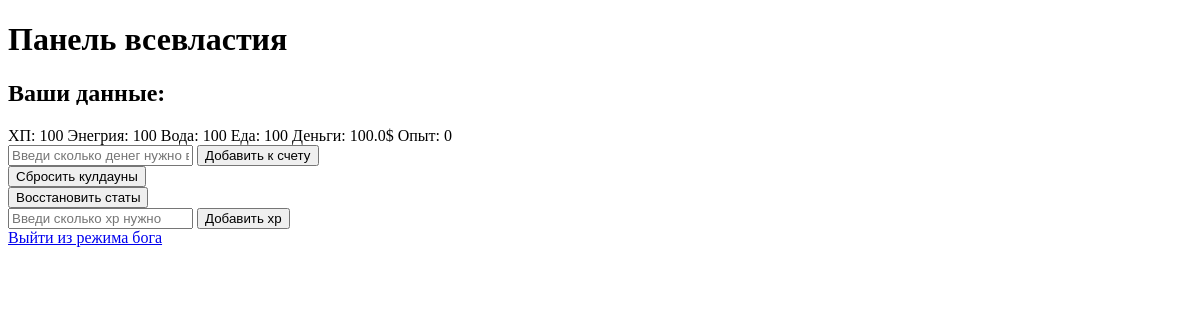
The page /admin (signed in) on the database as committed earlier.
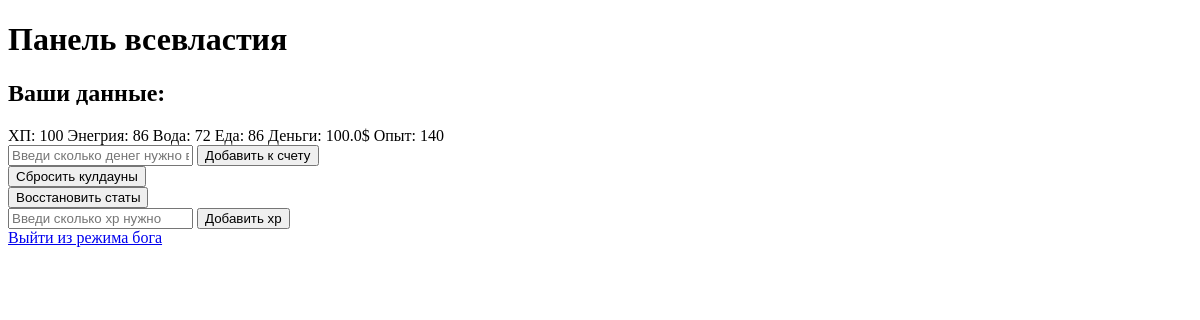
The same page on the database as committed later.
### models.py (models this page shows)
class BaseModel(Model):
    class Meta:
        database = db

class Player(BaseModel):
    avatar = ForeignKeyField(Avatars, backref="players")
    login = CharField(unique=True)
    password = CharField()
    hp = IntegerField(default=100)
    energy = IntegerField(default=100)
    max_hp = IntegerField(default=100)
    max_energy = IntegerField(default=100)
    charisma = IntegerField(default=0)
    charisma_bonus = IntegerField(default=0)
    money = FloatField(default=0)
    glory = IntegerField(default=0)
    xp = IntegerField(default=0)
    xp_bonus = FloatField(default=1)
    age = IntegerField()
    name = CharField()
    location = ForeignKeyField(Locations, backref="players", null = True)
    job = ForeignKeyField(Jobs, backref="players", null=True)
    satiety = IntegerField(default=100)
    max_satiety = IntegerField(default=100)
    hydration = IntegerField(default=100)
    max_hydration = IntegerField(default=100)
    time = IntegerField(default=0)
    days = IntegerField(default=0)

### main.py (the view)
@app.route("/admin")
def admin():
    player = Player.get_or_none(login = session.get("login"))
    if not player:
        return redirect("/")
    cooldowns = player.cooldowns
    return render_template("admin.html", player=player, cooldowns=cooldowns)

### templates/admin.html (shortened to what this page needs)
<!DOCTYPE html>
<html>
    <head>
    </head>
    <body>
        <h1>Панель всевластия</h1>
        <h2>Ваши данные: </h2>
        <span>ХП: {{player.hp}}</span>
        <span>Энегрия: {{player.energy}}<span>
        <span>Вода: {{player.hydration}}<span>
        <span>Еда: {{player.satiety}}</span>
        <span>Деньги: {{player.money}}$</span>
        <span>Опыт: {{player.xp}}</span>
        <form action="/admin/cheats" method="get">
            <div>
                <input name="money" placeholder="Введи сколько денег нужно в $">
                <button type="submit" name="action" value="add_money">Добавить к счету</button>
            </div>
            <div>
                <button type="submit" name="action" value="reset_cooldowns">Сбросить кулдауны</button>
            </div>
            <div>
                <button type="submit" name="action" value="full_stats">Восстановить статы</button>
            </div>
            <div>
                <input name="xp" placeholder="Введи сколько xp нужно">
                <button type="submit" name="action" value="add_xp">Добавить xp</button>
            </div>
        </form>
        <a href="/main">Выйти из режима бога</a>
    </body>
</html>

Rows that differ between the two databases and show on the page:
changed Player: energy "100" → "86"; hydration "100" → "72"; satiety "100" → "86"; xp "0" → "140"
